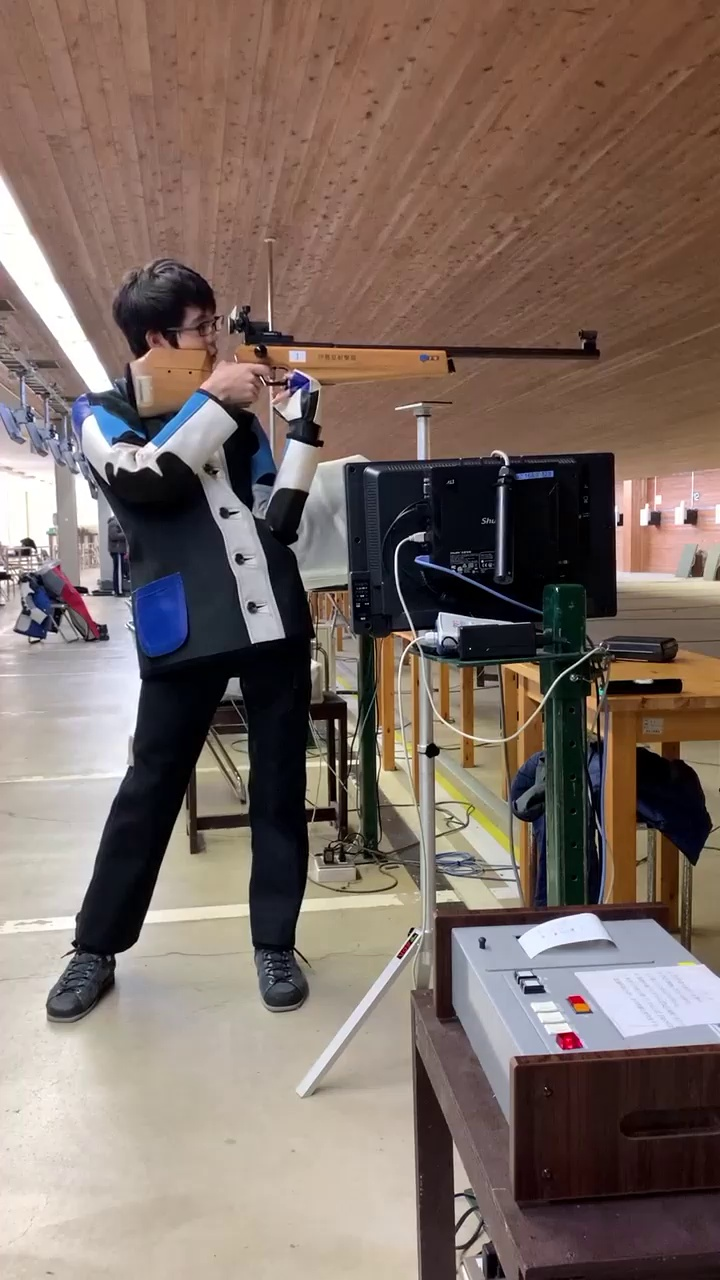
#> input picture linux/pix2pix/input/org/1_Trim_0.jpg, 720 x 1280 px; the run also reads 1 picture not shown here
$ python test2.py
#> lines starting #> are read from the running program, lines starting #| are printed output that depends on the picture
from os import name
import cv2
from matplotlib import pyplot as plt
from tkinter import filedialog

def match(from_img, to_img):
    akaze = cv2.AKAZE_create()
    shift = cv2.xfeatures2d.SIFT_create()
    orb = cv2.ORB_create()
    # 各画像の特徴点を取る
    from_key_points, from_descriptions = akaze.detectAndCompute(from_img, None)
    to_key_points, to_descriptions = akaze.detectAndCompute(to_img, None)

    # 2つの特徴点をマッチさせる
    bf_matcher = cv2.BFMatcher_create(cv2.NORM_HAMMING, True)
    matches = bf_matcher.match(from_descriptions, to_descriptions)

    # 特徴点を同士をつなぐ
    match_img = cv2.drawMatches(
        from_img, from_key_points, to_img, to_key_points,
        matches,  None, flags=2
    )

    return match_img

if __name__ == '__main__':
    # ファイルダイアログからファイル選択
    typ = [('','*')]
    dir = 'C:\\pg'
    image_path = filedialog.askopenfilename(filetypes = typ, initialdir = dir)
#> the answer given: ../linux/pix2pix/input/org/1_Trim_0.jpg
    image_path2 = filedialog.askopenfilename(filetypes = typ, initialdir = dir)
#> the answer given: ../linux/pix2pix/input/org/1_Trim_10.jpg

    img_origin = cv2.imread(image_path, 1)
#> img_origin is the input picture: shape (1280, 720, 3); mean B, G, R 100.5, 108.2, 124.6
    img_moto = img_origin.copy()
    img_hikaku = cv2.imread(image_path2, 1)
    img_akaze = img_origin.copy()
    img_shift = img_origin.copy()
    img_orb = img_origin.copy()


    img = cv2.bitwise_not(img_origin)
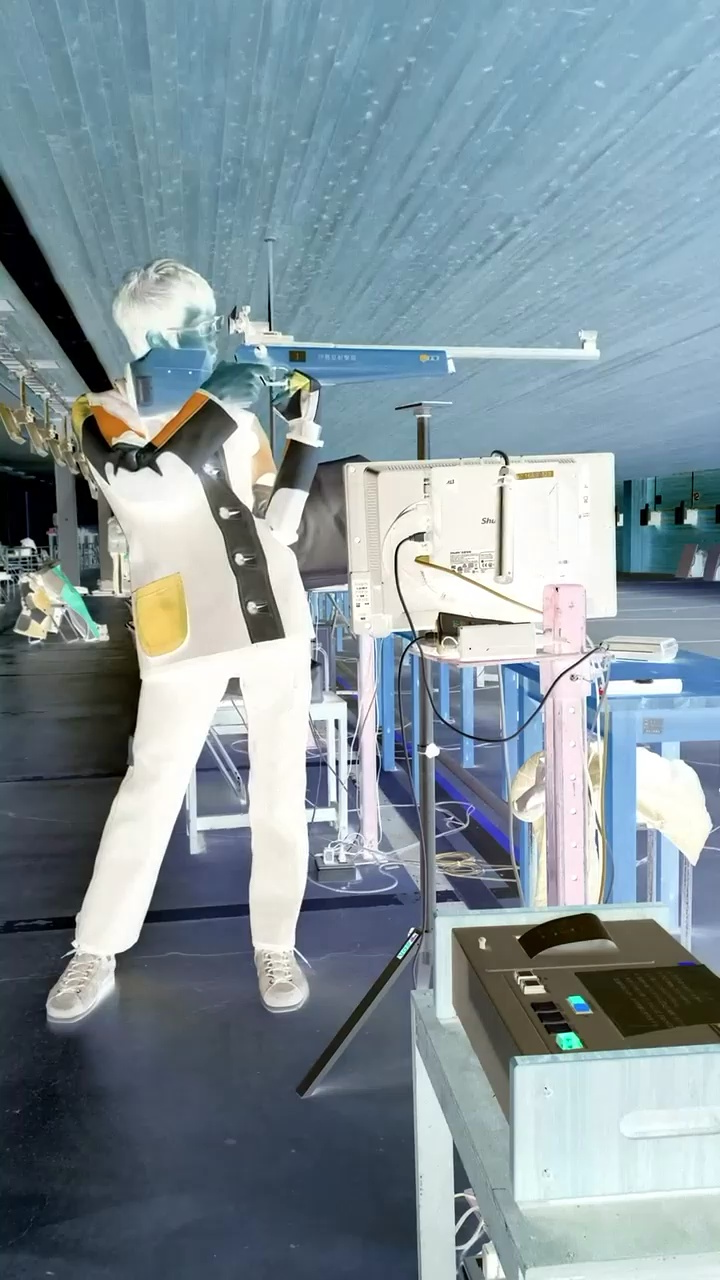
#> img: shape (1280, 720, 3); mean B, G, R 154.5, 146.8, 130.4

    # [9 lines of commented-out code are left out]
    from_img = cv2.cvtColor(img, cv2.COLOR_RGB2GRAY)
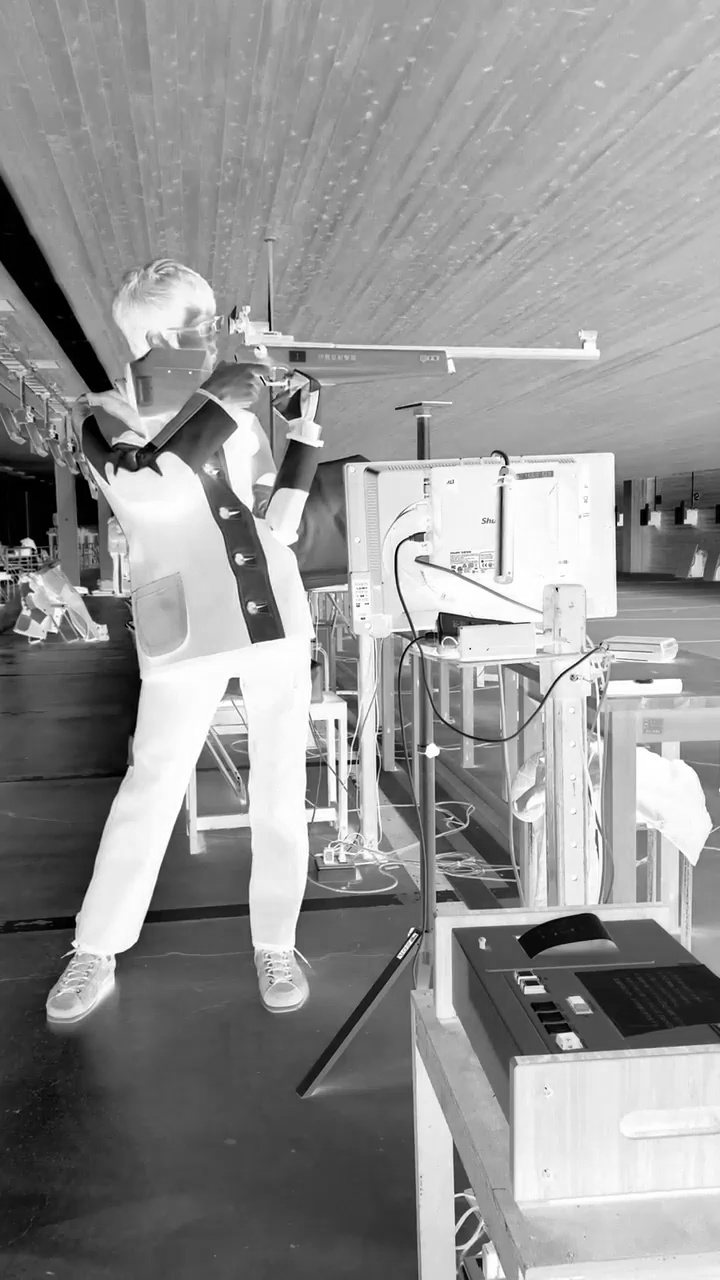
#> from_img: shape (1280, 720); min 0, max 255, mean 147.2

    # 特徴点抽出 (AKAZE)
    akaze = cv2.AKAZE_create()
    shift = cv2.xfeatures2d.SIFT_create()
    orb = cv2.ORB_create()
    akaze_key_points, akaze_descriptions = akaze.detectAndCompute(from_img, None)
#> akaze_key_points = 2698 keypoints; strongest (x, y, size): (265, 626, 22.8), (448, 623, 16.1), (448, 626, 22.8), (293, 407, 16.1)
    shift_key_points, shift_descriptions = shift.detectAndCompute(from_img, None)
#> shift_key_points = 2939 keypoints; strongest (x, y, size): (348, 762, 2.3), (270, 329, 1.8), (337, 762, 3), (449, 626, 18.8)
    orb_key_points, orb_descriptions = orb.detectAndCompute(from_img, None)
#> orb_key_points = 500 keypoints; strongest (x, y, size): (618, 523, 31), (506, 463, 31), (400, 957, 31), (414, 934, 31)

    # キーポイントの表示
    akaze_img = cv2.drawKeypoints(img_akaze, akaze_key_points, None, flags=4)
    shift_img = cv2.drawKeypoints(img_shift, akaze_key_points, None, flags=4)
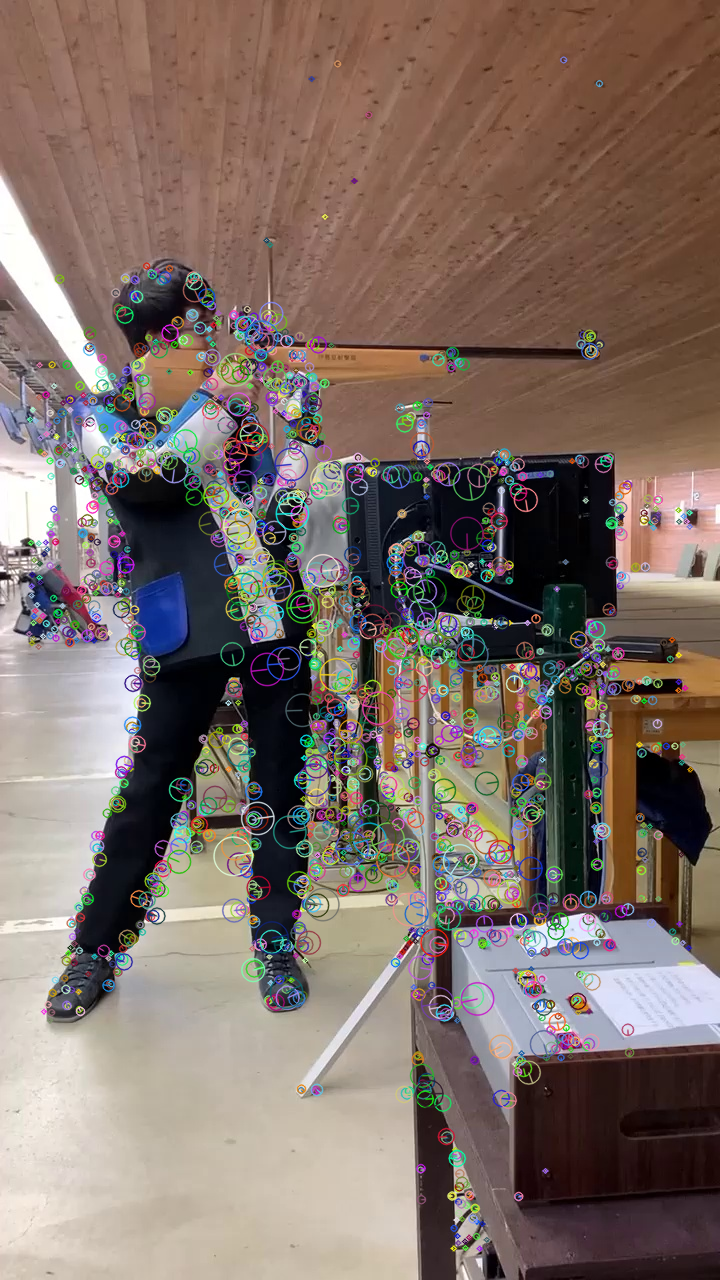
#> shift_img: shape (1280, 720, 3); mean B, G, R 103.2, 111, 126.4
    orb_img = cv2.drawKeypoints(img_orb, akaze_key_points, None, flags=4)
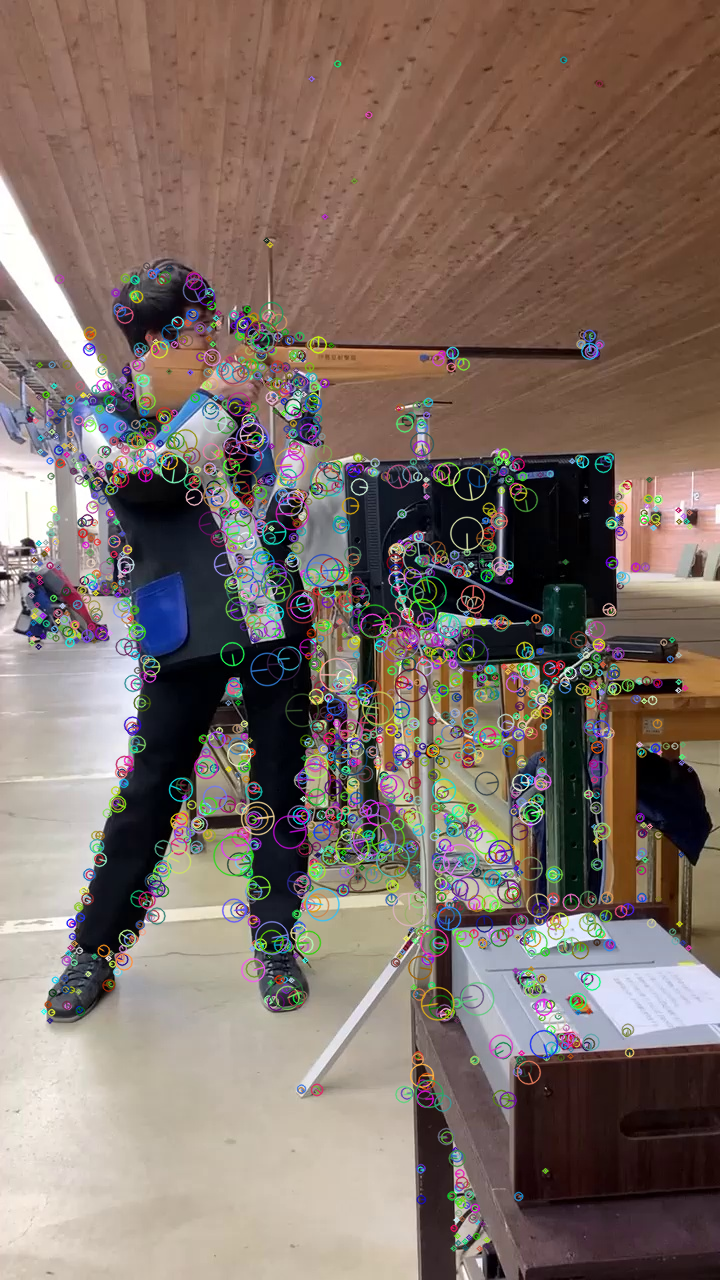
#> orb_img: shape (1280, 720, 3); mean B, G, R 103, 111, 126.2
    #extraceted_img = cv2.drawKeypoints(img_akaze, akaze_key_points, None)

    #matching_img = match(img_moto, img_hikaku)


    #cv2.imwrite("E:/data/tmp/nda_img_contour.jpg",img_contour)
    cv2.imwrite("E:/data/tmp/nda2_akaze2.jpg",akaze_img)
    cv2.imwrite("E:/data/tmp/nda2_shift2.jpg",shift_img)
    cv2.imwrite("E:/data/tmp/nda2_orb2.jpg",orb_img)
    #cv2.imwrite("E:/data/tmp/nda_akaze_MATCHING.jpg",matching_img)
